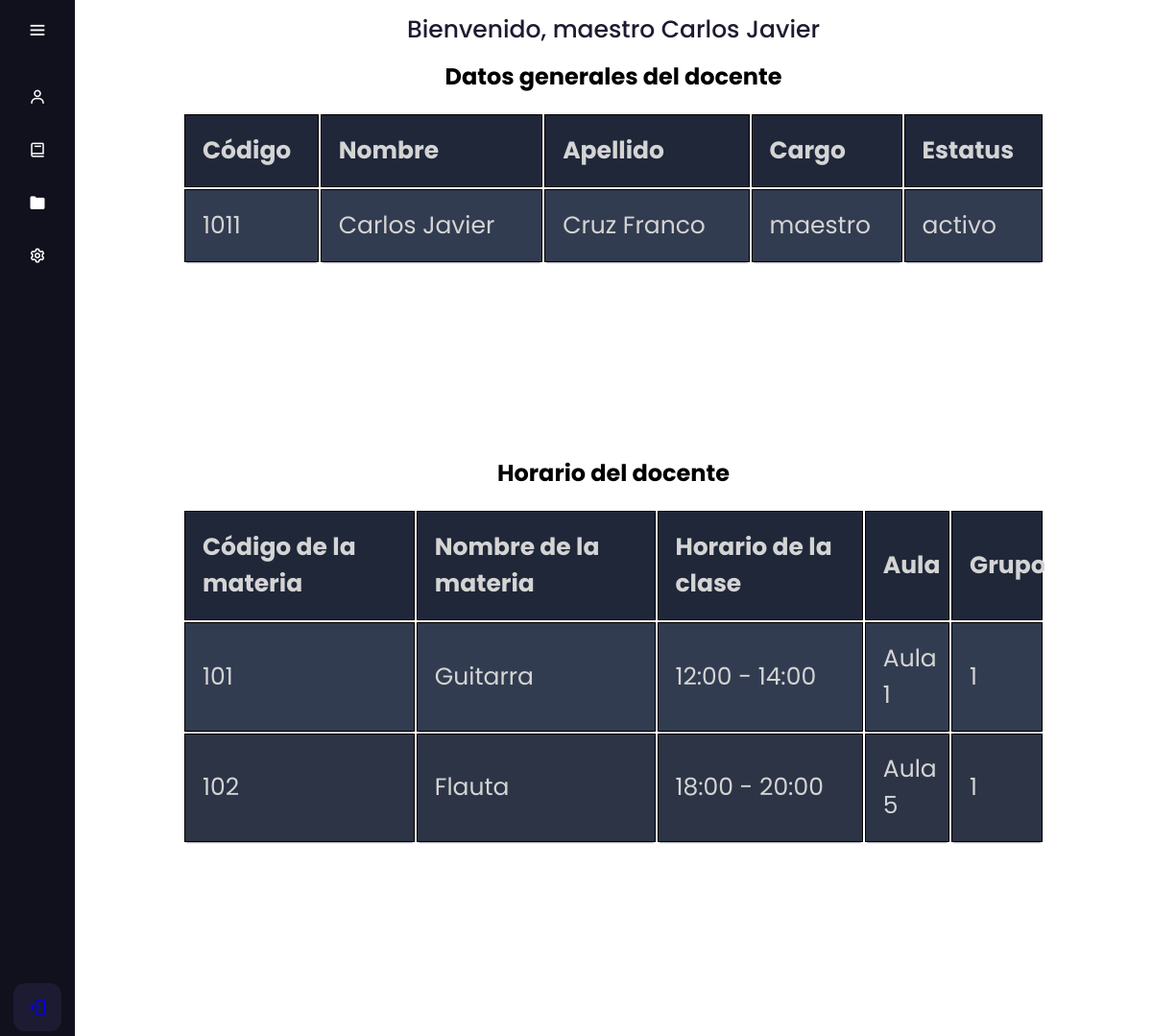
The page /php/inicioMaestro.php (signed in) on the database as committed earlier.
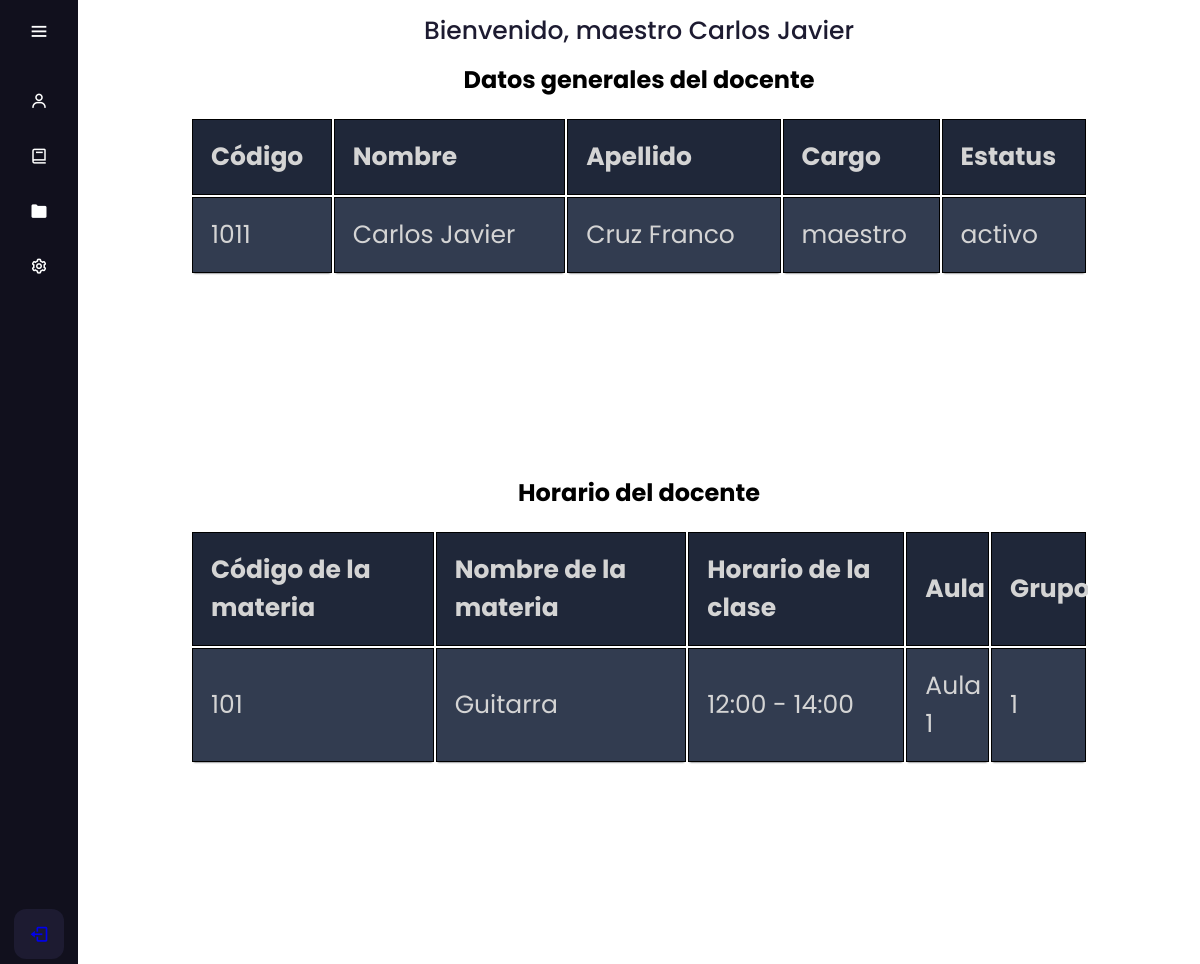
The same page on the database as committed later.
### tables this page shows
CREATE TABLE `persona` (
  `codigo` varchar(10) NOT NULL,
  `nombre` varchar(100) NOT NULL,
  `apellido` varchar(100) NOT NULL,
  `telefono` varchar(10) NOT NULL,
  `correo` varchar(50) NOT NULL,
  `genero` char(1) NOT NULL,
  `contrasena` varchar(1000) NOT NULL,
  `tipo_sangre` char(3) NOT NULL,
  `cargo` varchar(20) NOT NULL,
  `estatus` varchar(10) NOT NULL
);

CREATE TABLE `materia` (
  `id_materia` varchar(10) NOT NULL,
  `id_docente` varchar(10) NOT NULL,
  `nombre_materia` varchar(30) NOT NULL,
  `hora_inicio` varchar(5) NOT NULL,
  `hora_fin` varchar(5) NOT NULL,
  `aula` varchar(10) NOT NULL,
  `grupo` varchar(10) NOT NULL
);

### php/inicioMaestro.php (the view, shortened to what this page needs)
<?php
    include_once 'conexion.php';
?>
<!DOCTYPE html><html class="menu">
<html ng-app="EM-SCHOOL">
  <head>
    <link rel="stylesheet" href="../css/inicioMaestro.css">
    <link rel="stylesheet" href="https://use.fontawesome.com/releases/v5.8.1/css/all.css">
    <link rel="stylesheet" type="text/css" href="https://netdna.bootstrapcdn.com/font-awesome/4.0.3/css/font-awesome.css" rel="stylesheet">
    <link href='https://unpkg.com/boxicons@2.0.7/css/boxicons.min.css' rel='stylesheet'>
  </head>
  <body>
    <div class="sidebar">
      <div class="logo_content">
        <i class='bx bx-menu' id="btn" ></i>
      </div>
      <ul class="nav_list">
        <li>
          <a href="inicioMaestro.php">
            <i class='bx bx-user' ></i>
          </a>
        </li>
        <li>
          <a href="calificacionesMaestro.php">
            <i class='bx bx-book'></i>
          </a>
        </li>
        <li>
          <a href="registroMateriasMaestro.php">
            <i class='bx bxs-folder'></i>
          </a>
        </li>
        <li>
          <a href="configuracionMaestro.php">
            <i class='bx bx-cog' ></i>
          </a>
        </li>
      </ul>
      <div class="profile_content">
        <div class="profile">
          <a href="logout.php">
          <i class='bx bx-log-out' id="log_out"></i>
          </a>
        </div>
      </div>
    </div>
    <div class="home_content">
        <div class="text">Bienvenido, maestro
        <?php
        $valor = $_SESSION['codigo'];
        $query = mysqli_query($conexion, "SELECT * FROM persona WHERE codigo = '$valor'");
        $usuario = mysqli_fetch_assoc($query);
        echo $usuario['nombre'];
        ?></div>
        <h2>Datos generales del docente</h2>
          <div id = "datos">
              <table class="container">
                <thead>
                  <th>Código</th>
                  <th>Nombre</th>
                  <th>Apellido</th>
                  <th>Cargo</th>
                  <th>Estatus</th>
                </thead>
                <tbody>
                  <tr>
                    <td><?php echo $usuario['codigo'];?></td>
                    <td><?php echo $usuario['nombre'];?></td>
                    <td><?php echo $usuario['apellido'];?></td>
                    <td><?php echo $usuario['cargo'];?></td>
                    <td><?php echo $usuario['estatus'];?></td>
                  </tr>
                </tbody>
              </table>
    <?php
    $codigo = $_SESSION['codigo'];
    $query = mysqli_query($conexion, "SELECT * FROM materia WHERE id_docente = '$codigo'");
    ?>
      <div id = "datos">
        <h2>Horario del docente</h2>
        <table class="container">
          <thead>
            <th>Código de la materia</th>
            <th>Nombre de la materia</th>
            <th>Horario de la clase</th>
            <th>Aula</th>
            <th>Grupo</th>
          </thead>
          <tbody>
            <?php while($maestro = mysqli_fetch_assoc($query)){?>
                  <tr>
                    <td><?php echo $maestro['id_materia'];?></td>
                    <td><?php echo $maestro['nombre_materia'];?></td>
                    <td><?php echo $maestro['hora_inicio'];?> - <?php echo $maestro['hora_fin'];?></td>
                    <td><?php echo $maestro['aula'];?></td>
                    <td><?php echo $maestro['grupo'];?></td>
                  </tr>
                  <?php }?>
                </tbody>
              </table>
          </div>
    </div>
    </div>
</body>
</html>

### css/inicioMaestro.css (style rules this page uses)
* { margin: 0; padding: 0; box-sizing: border-box; font-family: "Poppins" , sans-serif; }
body { position: relative; min-height: 100vh; width: 100%; overflow: hidden; overflow-y: scroll; }
.sidebar { position: fixed; top: 0; left: 0; height: 100%; width: 78px; background: #11101d; padding: 6px 14px; z-index: 99; transition: all 0.5s ease; }
.sidebar #btn { position: absolute; color: #fff; top: 6px; left: 50%; font-size: 22px; height: 50px; width: 50px; text-align: center; line-height: 50px; transform: translateX(-50%); }
.sidebar ul { margin-top: 20px; }
.sidebar ul li { position: relative; height: 50px; width: 100%; margin: 0 5px; list-style: none; line-height: 50px; margin: 5px 0; }
.sidebar ul li a { color: #fff; display: flex; align-items: center; text-decoration: none; border-radius: 12px; white-space: nowrap; transition: all 0.4s ease; }
.sidebar ul li i { font-size: 18px; font-weight: 400; height: 50px; min-width: 50px; border-radius: 12px; line-height: 50px; text-align: center; }
.sidebar .profile_content { position: absolute; color: #fff; bottom: 0; left: 0; width: 100%; }
.sidebar .profile_content .profile { position: relative; padding: 10px 6px; height: 60px; background: none; transition: all 0.4s ease; }
.profile #log_out { position: absolute; bottom: 5px; left: 50%; transform: translateX(-50%); min-width: 50px; line-height: 50px; font-size: 20px; border-radius: 12px; text-align: center; transition: all 0.4s ease; background: #1d1b31; }
.home_content { text-align: center; position: absolute; height: 100vh; width: calc(100% - 78px); left: 78px; box-shadow: 0 5px 10px rgba(0,0,0,0.2px); transition: all 0.5s ease; }
.home_content .text { font-size: 25px; font-weight: 500; color: #1d1b31; margin: 12px; }
.container { width: 100px; margin: 0 auto; font-size: 25px; }
.container th, .container td { padding: 13px; border: 1px solid black; color: black; }
.container td { font-weight: normal; font-size: 1em; -webkit-box-shadow: 0 2px 2px -2px #0E1119; -moz-box-shadow: 0 2px 2px -2px #0E1119; box-shadow: 0 2px 2px -2px #0E1119; }
.container { text-align: left; overflow: hidden; width: 80%; margin: 0 auto; display: table; padding: 0 0 8em 0; margin-top: 20px; }
.container td, .container th { padding-bottom: 2%; padding-top: 2%; padding-left:2%; color: rgb(212, 212, 212); }
.container tr:nth-child(odd) { background-color: #323C50; }
.container th { background-color: #1F2739; }
.container td:first-child { color: rgb(212, 212, 212); }
.container tr:nth-child(even) { background-color: #2C3446; }

Rows that differ between the two databases and show on the page:
removed materia: id_materia "102", nombre_materia "Flauta", hora_inicio "18:00", hora_fin "20:00", aula "Aula 5", grupo "1"
